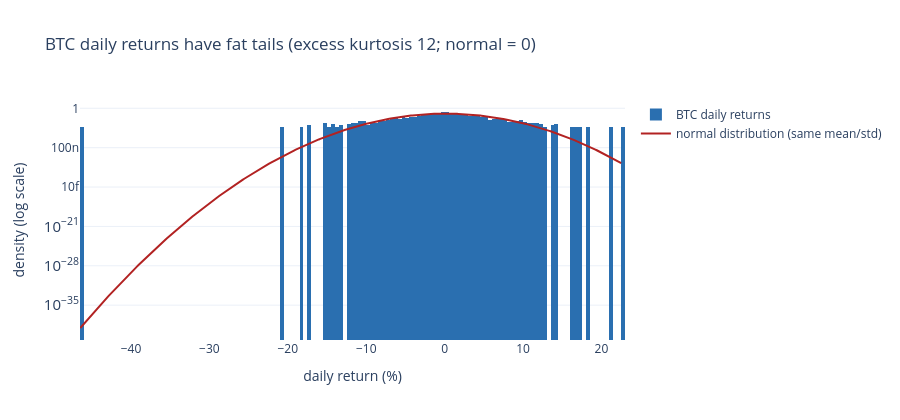

The cell this chart's notebook holds for it:
### Markdown cell above
## 3. What can be predicted? Returns vs volatility

### Code cell
x = r["BTC"].dropna() * 100
grid = np.linspace(x.min(), x.max(), 400)
fig = go.Figure()
fig.add_trace(go.Histogram(x=x, histnorm="probability density", nbinsx=150, name="BTC daily returns", marker_color="#2a6fb0"))
fig.add_trace(go.Scatter(x=grid, y=stats.norm.pdf(grid, x.mean(), x.std()), name="normal distribution (same mean/std)", line=dict(color="firebrick")))
fig.update_layout(title=f"BTC daily returns have fat tails (excess kurtosis {stats.kurtosis(x):.0f}; normal = 0)",
                  xaxis_title="daily return (%)", yaxis_title="density (log scale)", yaxis_type="log", height=420)
save(fig, "03_btc_return_fat_tails").show()
dist = S.return_distribution_table(r[panelB])
print(f"Across Panel B: median excess kurtosis {dist['excess_kurtosis'].median():.1f}; normality rejected for {(dist['jarque_bera_p'] < 0.01).sum()}/{len(dist)} coins")

### Figure 1 — Plotly figure (JSON) as saved in the notebook; plotly's stock layout.template omitted (floating-point values rounded to 4 significant figures; data arrays with more than 128 entries replaced by an {"elided": "..."} marker saying what was removed)
{"data": [{"histnorm": "probability density", "marker": {"color": "#2a6fb0"}, "name": "BTC daily returns", "nbinsx": 150, "type": "histogram", "x": {"elided": "3651 float values"}}, {"line": {"color": "firebrick"}, "name": "normal distribution (same mean/std)", "type": "scatter", "x": {"elided": "400 float values"}, "y": {"elided": "400 float values"}}], "layout": {"height": 420, "title": {"text": "BTC daily returns have fat tails (excess kurtosis 12; normal = 0)"}, "xaxis": {"title": {"text": "daily return (%)"}}, "yaxis": {"title": {"text": "density (log scale)"}, "type": "log"}}}
